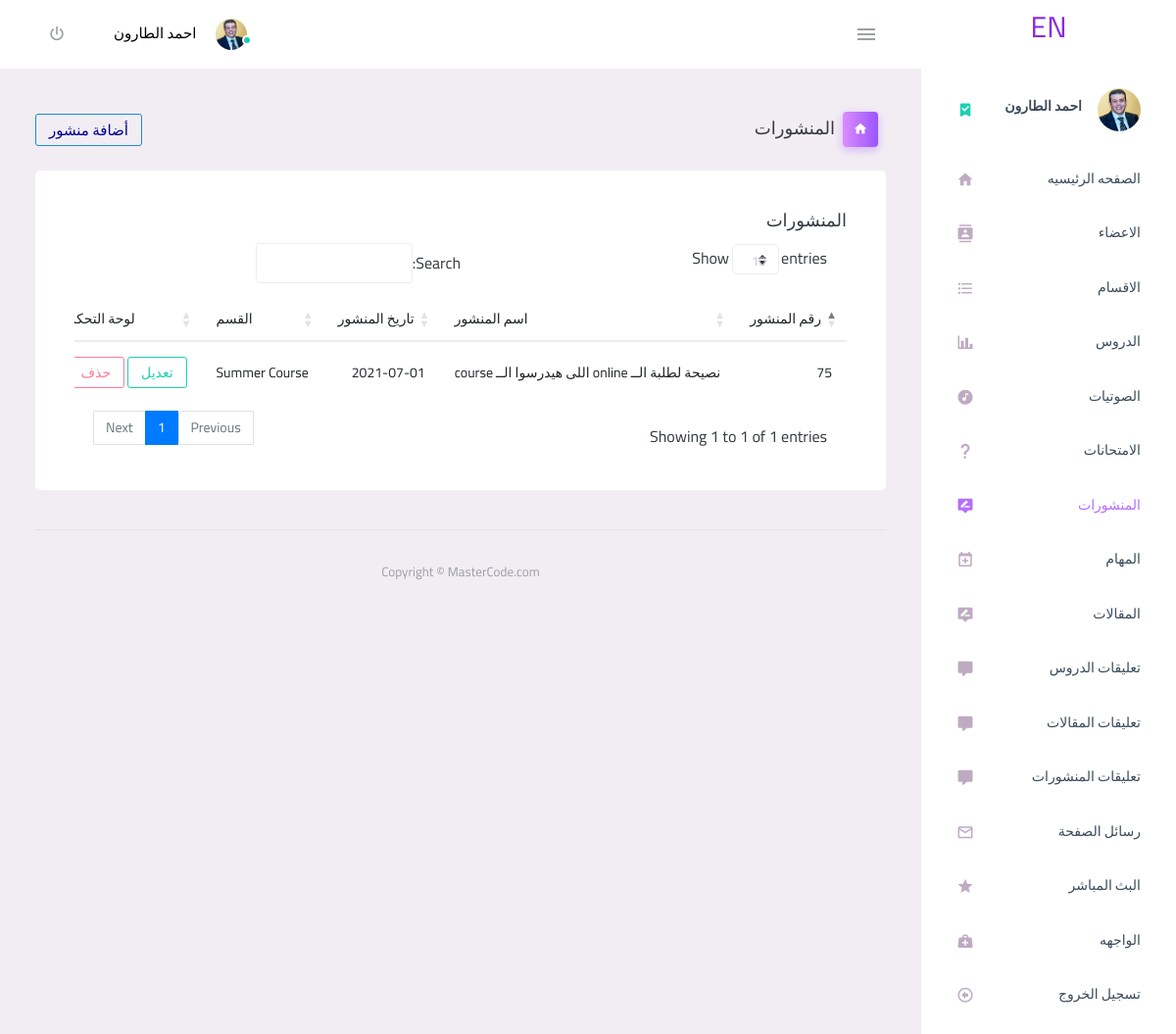
Screenshot of /admin/posts.php (signed in) with the database file from the repository.
### tables this page shows
CREATE TABLE `post` (
  `post_id` int(11) NOT NULL,
  `post_name` varchar(255) NOT NULL,
  `post_description` text NOT NULL,
  `post_image` varchar(255) NOT NULL,
  `post_data` date NOT NULL,
  `allow_comment` tinyint(4) NOT NULL DEFAULT '0',
  `users` int(11) NOT NULL,
  `tags` varchar(225) NOT NULL,
  `type` tinyint(4) DEFAULT NULL,
  `cat_id` int(11) DEFAULT NULL,
  `orders` int(11) NOT NULL DEFAULT '0'
);

CREATE TABLE `category` (
  `category_id` int(11) NOT NULL,
  `category_name` varchar(255) NOT NULL,
  `category_description` text NOT NULL,
  `ordering` int(11) DEFAULT '0',
  `parent` int(11) NOT NULL,
  `Visibility` tinyint(4) NOT NULL,
  `Allow_Comment` tinyint(4) NOT NULL,
  `Allow_Ads` tinyint(4) NOT NULL,
  `image` varchar(255) NOT NULL
);

### admin/posts.php (the view, shortened to what this page needs)
<?php
if (isset($_SESSION['username'])) {
    include 'inital.php';
    include 'includes/templates/header.php';
    include 'includes/templates/side.php';
    ?>
            <div class="main-panel ">
                <div class="content-wrapper ">
                    <div class="page-header ">
                        <h3 class="page-title ">
                            <span class="page-title-icon bg-gradient-primary text-white mr-2 ">
                  <i class="mdi mdi-home "></i>
                </span>&nbsp; المنشورات
                         </h3>
                         <button style="margin-right:120px; color:darkblue; font-size:15px" type="button " class="btn btn-outline-info btn-sm"data-toggle="modal" data-target="#add">أضافة منشور</button>
                    </div>
                    <?php
                        $stmt = $con->prepare("SELECT
                                                post.*, members.username AS Member, category.category_name as category_name
                                            FROM
                                                post
                                            INNER JOIN
                                                members
                                            ON
                                                members.userid = post.users
                                            inner join category
                                            on category.category_id = post.cat_id
                                            Where type =0
                                            ORDER BY
                                            post_id DESC");
                        $stmt->execute(array());
                        $rows = $stmt->fetchAll();
                        if (! empty($rows)) {
                    ?>
                    <div class="row ">
                        <div class="col-12 grid-margin ">
                            <div class="card ">
                                <div class="card-body ">
                                    <h4 class="card-title ">المنشورات</h4>
                                    <div class="table-responsive ">
                                        <table class="table" id="datatableid">
                                            <thead>
                                                <tr>
                                                    <th> رقم المنشور </th>
                                                    <th> اسم المنشور </th>
                                                    <th> تاريخ المنشور</th>
                                                    <th>القسم</th>
                                                    <th>لوحة التحكم</th>
                                                </tr>
                                            </thead>
                                            <tbody>
                                            <?php
							            foreach($rows as $row) {?>
                                            <tr>
                                                <td> <?php echo $row['post_id'];?></td>
                                                <td> <?php echo $row['post_name'];?></td>
                                                <td> <?php echo $row['post_data'];?></td>
                                                <td> <?php echo $row['category_name'];?></td>
                                                <td>
                                                    <button type="button " class="btn btn-outline-success btn-sm edit_post main_view"data-toggle="modal" data-target="#edit" value="<?php echo $row['post_id'];?>">تعديل</button>
                                                    <button type="button " class="btn btn-outline-danger btn-sm delete_post"data-toggle="modal" data-target="#remove">حذف</button>
                                                </td>
                                            </tr>
                                        <?php } ?>
                                            </tbody>
                                        </table>
                                    </div>
                                </div>
                            </div>
                        </div>
                </div>
                <?php } ?>
<?php
include 'includes/templates/footer.php'; ?>
<?php
} else {
    header('Location: index.php');
    exit();
}
?>

### rows the page displays
post: post_id "75", post_name "نصيحة لطلبة الــ online اللى هيدرسوا الــ course", post_data "2021-07-01", category.category_name "Summer Course"

### other values shown
$_SESSION['username'] "احمد الطارون"
